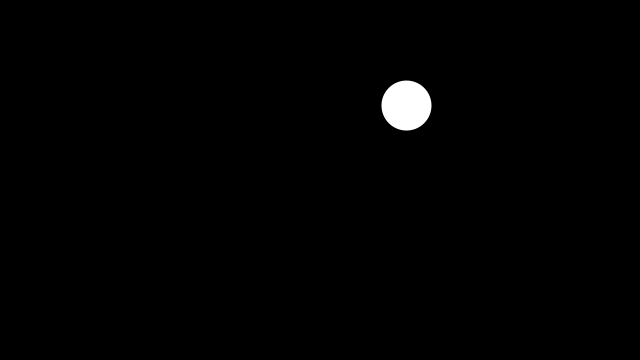
Frame 1 (no input)
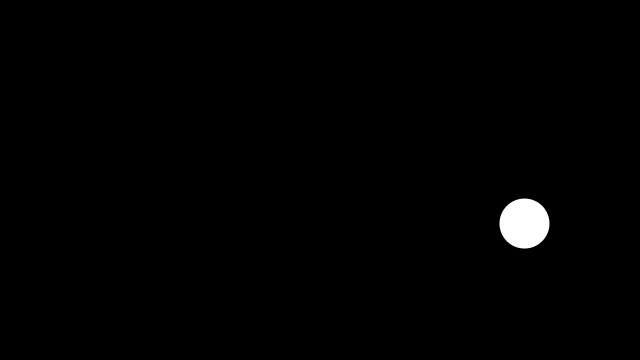
Frame 60 (the mouse pressed at the canvas centre just before this capture)
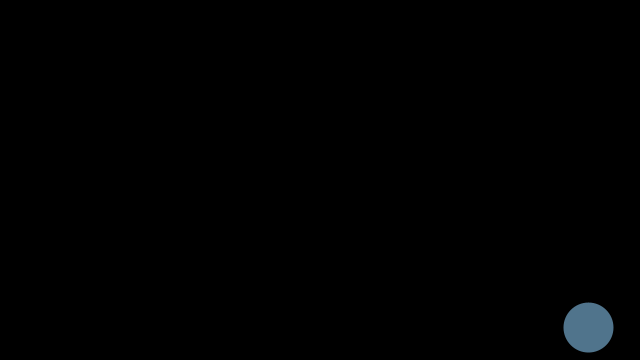
Frame 120 (the mouse held since frame 60 and released just before this capture)

The Processing sketch that drew these frames (run headless with seeded random() and noise(); from frame 60 on, the mouse is pressed at the canvas centre):

// Processing sketch: bouncingBall_changingColor
// ── bouncingBall_changingColor.pde
// Bouncing ball changing color
// The Coding Train / Daniel Shiffman
// Processing Intro Series

float x, y, xspeed, yspeed, radius;
void setup() {
  size(640, 360);
  pixelDensity(2); 
  xspeed = 2;
  yspeed = 2;
  radius = 25;

  //Start at a random location!
  x = random(radius, width-radius);
  y = random(radius, height-radius);
}

void draw() {
  background(0);
  noStroke();

  //If ball touches an edge, change the color!
  if (x < radius || x > width - radius) {
    xspeed = xspeed * -1;
    fill(random(255), random(255), random(255));
  }

  if (y < radius || y > height - radius) {
    yspeed = yspeed * -1;
    fill(random(255), random(255), random(255));
  }

  circle(x, y, radius*2);

  x = x + xspeed;
  y = y + yspeed;
}
